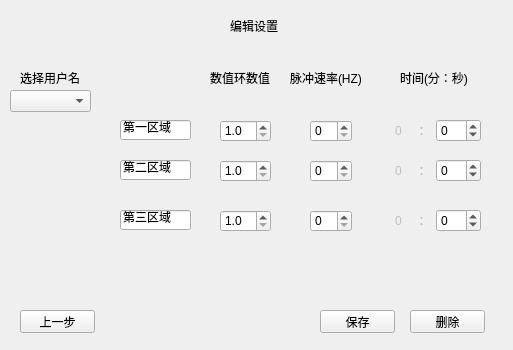
<?xml version="1.0" encoding="UTF-8"?>
<ui version="4.0">
 <class>UserEdit</class>
 <widget class="QWidget" name="UserEdit">
  <property name="geometry">
   <rect>
    <x>0</x>
    <y>0</y>
    <width>513</width>
    <height>350</height>
   </rect>
  </property>
  <property name="windowTitle">
   <string>Form</string>
  </property>
  <widget class="QPushButton" name="preBtn">
   <property name="geometry">
    <rect>
     <x>20</x>
     <y>310</y>
     <width>75</width>
     <height>23</height>
    </rect>
   </property>
   <property name="text">
    <string>上一步</string>
   </property>
  </widget>
  <widget class="QPushButton" name="saveBtn">
   <property name="geometry">
    <rect>
     <x>320</x>
     <y>310</y>
     <width>75</width>
     <height>23</height>
    </rect>
   </property>
   <property name="text">
    <string>保存</string>
   </property>
  </widget>
  <widget class="QPushButton" name="cancelBtn">
   <property name="geometry">
    <rect>
     <x>410</x>
     <y>310</y>
     <width>75</width>
     <height>23</height>
    </rect>
   </property>
   <property name="text">
    <string>删除</string>
   </property>
  </widget>
  <widget class="QLabel" name="label">
   <property name="geometry">
    <rect>
     <x>230</x>
     <y>20</y>
     <width>54</width>
     <height>12</height>
    </rect>
   </property>
   <property name="text">
    <string>编辑设置</string>
   </property>
  </widget>
  <widget class="QLabel" name="label_8">
   <property name="geometry">
    <rect>
     <x>20</x>
     <y>70</y>
     <width>61</width>
     <height>16</height>
    </rect>
   </property>
   <property name="text">
    <string>选择用户名</string>
   </property>
  </widget>
  <widget class="QComboBox" name="usernames">
   <property name="geometry">
    <rect>
     <x>10</x>
     <y>90</y>
     <width>81</width>
     <height>22</height>
    </rect>
   </property>
  </widget>
  <widget class="QLabel" name="label_4">
   <property name="geometry">
    <rect>
     <x>400</x>
     <y>70</y>
     <width>81</width>
     <height>16</height>
    </rect>
   </property>
   <property name="text">
    <string>时间(分：秒)</string>
   </property>
  </widget>
  <widget class="QWidget" name="horizontalLayoutWidget_3">
   <property name="geometry">
    <rect>
     <x>390</x>
     <y>200</y>
     <width>91</width>
     <height>41</height>
    </rect>
   </property>
   <layout class="QHBoxLayout" name="horizontalLayout_3">
    <item>
     <widget class="QLabel" name="item3_3_2">
      <property name="enabled">
       <bool>false</bool>
      </property>
      <property name="text">
       <string>0</string>
      </property>
      <property name="alignment">
       <set>Qt::AlignCenter</set>
      </property>
     </widget>
    </item>
    <item>
     <widget class="QLabel" name="label_9">
      <property name="enabled">
       <bool>false</bool>
      </property>
      <property name="text">
       <string>：</string>
      </property>
      <property name="alignment">
       <set>Qt::AlignCenter</set>
      </property>
     </widget>
    </item>
    <item alignment="Qt::AlignRight">
     <widget class="QSpinBox" name="item3_3_1">
      <property name="focusPolicy">
       <enum>Qt::NoFocus</enum>
      </property>
      <property name="layoutDirection">
       <enum>Qt::LeftToRight</enum>
      </property>
      <property name="buttonSymbols">
       <enum>QAbstractSpinBox::UpDownArrows</enum>
      </property>
      <property name="suffix">
       <string/>
      </property>
      <property name="minimum">
       <number>-15</number>
      </property>
      <property name="maximum">
       <number>60</number>
      </property>
      <property name="singleStep">
       <number>15</number>
      </property>
     </widget>
    </item>
   </layout>
  </widget>
  <widget class="QWidget" name="horizontalLayoutWidget_2">
   <property name="geometry">
    <rect>
     <x>390</x>
     <y>150</y>
     <width>91</width>
     <height>41</height>
    </rect>
   </property>
   <layout class="QHBoxLayout" name="horizontalLayout_2">
    <item>
     <widget class="QLabel" name="item2_3_2">
      <property name="enabled">
       <bool>false</bool>
      </property>
      <property name="text">
       <string>0</string>
      </property>
      <property name="alignment">
       <set>Qt::AlignCenter</set>
      </property>
     </widget>
    </item>
    <item>
     <widget class="QLabel" name="label_7">
      <property name="enabled">
       <bool>false</bool>
      </property>
      <property name="text">
       <string>：</string>
      </property>
      <property name="alignment">
       <set>Qt::AlignCenter</set>
      </property>
     </widget>
    </item>
    <item alignment="Qt::AlignRight">
     <widget class="QSpinBox" name="item2_3_1">
      <property name="focusPolicy">
       <enum>Qt::NoFocus</enum>
      </property>
      <property name="layoutDirection">
       <enum>Qt::LeftToRight</enum>
      </property>
      <property name="buttonSymbols">
       <enum>QAbstractSpinBox::UpDownArrows</enum>
      </property>
      <property name="suffix">
       <string/>
      </property>
      <property name="minimum">
       <number>-15</number>
      </property>
      <property name="maximum">
       <number>60</number>
      </property>
      <property name="singleStep">
       <number>15</number>
      </property>
     </widget>
    </item>
   </layout>
  </widget>
  <widget class="QDoubleSpinBox" name="item1_1">
   <property name="geometry">
    <rect>
     <x>220</x>
     <y>120</y>
     <width>51</width>
     <height>22</height>
    </rect>
   </property>
   <property name="focusPolicy">
    <enum>Qt::NoFocus</enum>
   </property>
   <property name="decimals">
    <number>1</number>
   </property>
   <property name="minimum">
    <double>1.000000000000000</double>
   </property>
   <property name="maximum">
    <double>15.000000000000000</double>
   </property>
   <property name="singleStep">
    <double>0.500000000000000</double>
   </property>
  </widget>
  <widget class="QSpinBox" name="item1_2">
   <property name="geometry">
    <rect>
     <x>310</x>
     <y>120</y>
     <width>42</width>
     <height>22</height>
    </rect>
   </property>
   <property name="focusPolicy">
    <enum>Qt::NoFocus</enum>
   </property>
   <property name="maximum">
    <number>1</number>
   </property>
  </widget>
  <widget class="QSpinBox" name="item2_2">
   <property name="geometry">
    <rect>
     <x>310</x>
     <y>160</y>
     <width>42</width>
     <height>22</height>
    </rect>
   </property>
   <property name="focusPolicy">
    <enum>Qt::NoFocus</enum>
   </property>
   <property name="maximum">
    <number>1</number>
   </property>
  </widget>
  <widget class="QLabel" name="label_2">
   <property name="geometry">
    <rect>
     <x>210</x>
     <y>70</y>
     <width>61</width>
     <height>16</height>
    </rect>
   </property>
   <property name="text">
    <string>数值环数值</string>
   </property>
  </widget>
  <widget class="QDoubleSpinBox" name="item3_1">
   <property name="geometry">
    <rect>
     <x>220</x>
     <y>210</y>
     <width>51</width>
     <height>22</height>
    </rect>
   </property>
   <property name="focusPolicy">
    <enum>Qt::NoFocus</enum>
   </property>
   <property name="decimals">
    <number>1</number>
   </property>
   <property name="minimum">
    <double>1.000000000000000</double>
   </property>
   <property name="maximum">
    <double>15.000000000000000</double>
   </property>
   <property name="singleStep">
    <double>0.500000000000000</double>
   </property>
  </widget>
  <widget class="QLineEdit" name="areaEdit1">
   <property name="geometry">
    <rect>
     <x>120</x>
     <y>120</y>
     <width>71</width>
     <height>20</height>
    </rect>
   </property>
   <property name="text">
    <string>第一区域</string>
   </property>
  </widget>
  <widget class="QWidget" name="horizontalLayoutWidget">
   <property name="geometry">
    <rect>
     <x>390</x>
     <y>110</y>
     <width>91</width>
     <height>41</height>
    </rect>
   </property>
   <layout class="QHBoxLayout" name="horizontalLayout">
    <item>
     <widget class="QLabel" name="item1_3_2">
      <property name="enabled">
       <bool>false</bool>
      </property>
      <property name="text">
       <string>0</string>
      </property>
      <property name="alignment">
       <set>Qt::AlignCenter</set>
      </property>
     </widget>
    </item>
    <item>
     <widget class="QLabel" name="label_6">
      <property name="enabled">
       <bool>false</bool>
      </property>
      <property name="text">
       <string>：</string>
      </property>
      <property name="alignment">
       <set>Qt::AlignCenter</set>
      </property>
     </widget>
    </item>
    <item alignment="Qt::AlignRight">
     <widget class="QSpinBox" name="item1_3_1">
      <property name="focusPolicy">
       <enum>Qt::NoFocus</enum>
      </property>
      <property name="layoutDirection">
       <enum>Qt::LeftToRight</enum>
      </property>
      <property name="buttonSymbols">
       <enum>QAbstractSpinBox::UpDownArrows</enum>
      </property>
      <property name="suffix">
       <string/>
      </property>
      <property name="minimum">
       <number>-15</number>
      </property>
      <property name="maximum">
       <number>60</number>
      </property>
      <property name="singleStep">
       <number>15</number>
      </property>
     </widget>
    </item>
   </layout>
  </widget>
  <widget class="QLineEdit" name="areaEdit2">
   <property name="geometry">
    <rect>
     <x>120</x>
     <y>160</y>
     <width>71</width>
     <height>20</height>
    </rect>
   </property>
   <property name="text">
    <string>第二区域</string>
   </property>
  </widget>
  <widget class="QLabel" name="label_3">
   <property name="geometry">
    <rect>
     <x>290</x>
     <y>70</y>
     <width>71</width>
     <height>16</height>
    </rect>
   </property>
   <property name="text">
    <string>脉冲速率(HZ)</string>
   </property>
  </widget>
  <widget class="QLineEdit" name="areaEdit3">
   <property name="geometry">
    <rect>
     <x>120</x>
     <y>210</y>
     <width>71</width>
     <height>20</height>
    </rect>
   </property>
   <property name="text">
    <string>第三区域</string>
   </property>
  </widget>
  <widget class="QDoubleSpinBox" name="item2_1">
   <property name="geometry">
    <rect>
     <x>220</x>
     <y>160</y>
     <width>51</width>
     <height>22</height>
    </rect>
   </property>
   <property name="focusPolicy">
    <enum>Qt::NoFocus</enum>
   </property>
   <property name="decimals">
    <number>1</number>
   </property>
   <property name="minimum">
    <double>1.000000000000000</double>
   </property>
   <property name="maximum">
    <double>15.000000000000000</double>
   </property>
   <property name="singleStep">
    <double>0.500000000000000</double>
   </property>
  </widget>
  <widget class="QSpinBox" name="item3_2">
   <property name="geometry">
    <rect>
     <x>310</x>
     <y>210</y>
     <width>42</width>
     <height>22</height>
    </rect>
   </property>
   <property name="focusPolicy">
    <enum>Qt::NoFocus</enum>
   </property>
   <property name="maximum">
    <number>1</number>
   </property>
  </widget>
 </widget>
 <resources/>
 <connections/>
</ui>
